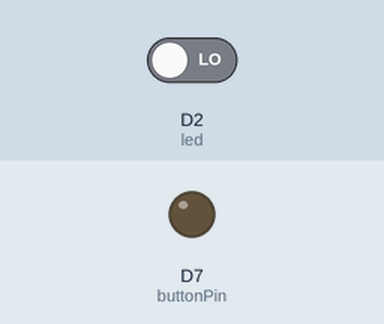
This sketch was run on a simulated ESP8266 (NodeMCU). Shown: output pins drawn as LEDs (lit = HIGH). Inputs (shaded band) come from the test bench; at power-on: D2 (led) LOW.

Above: at 1.2 s.
1.3 s: D2 (led) driven HIGH
At 2.5 s:
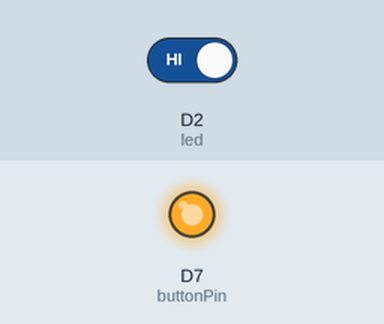
2.8 s: D2 (led) driven LOW
At 3.8 s:
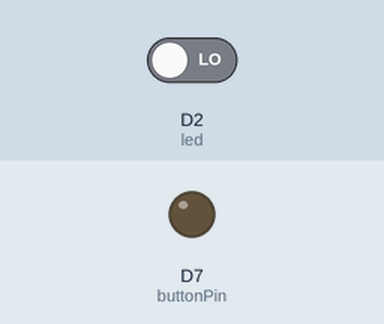
Timing chart, 0 to 5.8 s (numbered marks = the images above; inputs shaded):
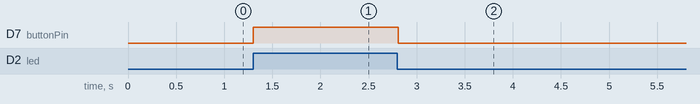

The sketch:

pushbutton1.ino
```cpp
#define LED D4
#define button D6
int temp=0;// temporary variable to check whether button is pressed or not
int buttonPin=13;
int led=4;
void setup()
{
  pinMode(buttonPin,OUTPUT);
  pinMode(led,INPUT);
}

void loop()
{
  temp=digitalRead(led);
  if (temp==HIGH)
  {
   digitalWrite(buttonPin,HIGH);
   delay(10);
  }
  else
  {
    digitalWrite(buttonPin,LOW);
    delay(10);
}
}
```

Measured:
- after the input at 1.3 s, D7 (buttonPin): LOW → HIGH at once
- after the input at 2.8 s, D7 (buttonPin): HIGH → LOW at once
